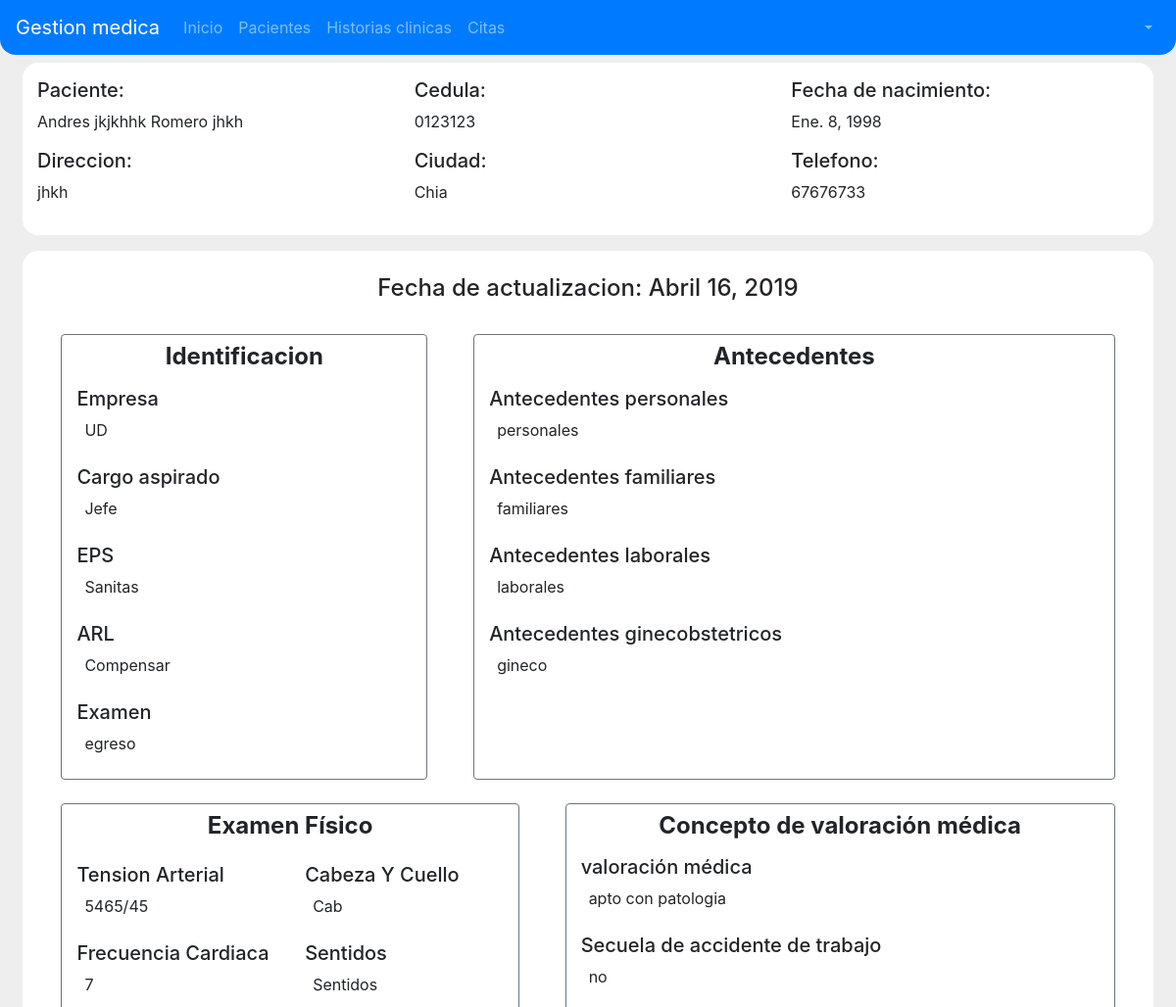
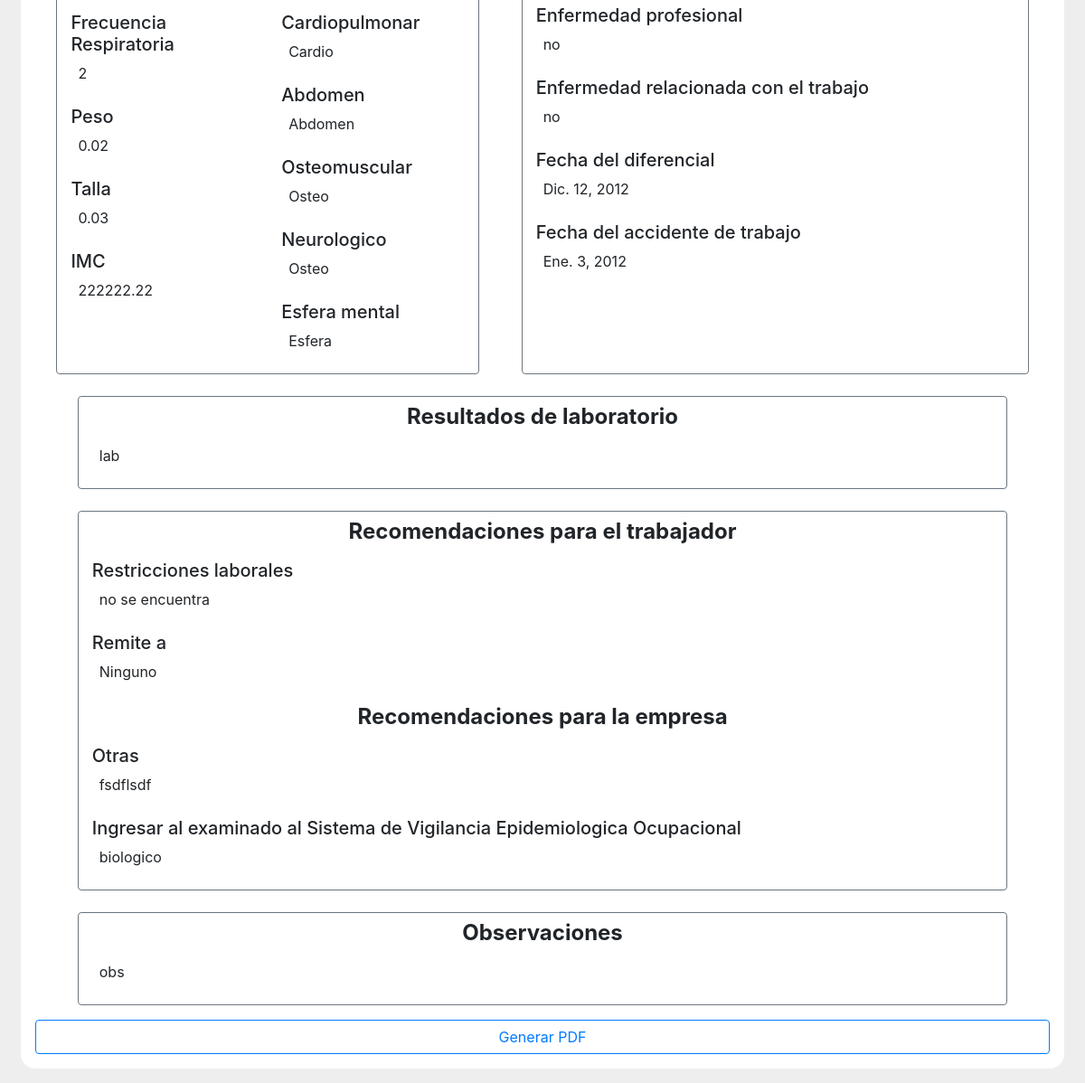
The page /historia-clinica/0123123/1 on the database its author committed (2 pictures, top to bottom).
### pacientes/models.py (models this page shows, shortened)
class Paciente(models.Model):
    estados_civiles = (
        ('soltero', 'Soltero/a'),
        ('casado', 'Casado/a'),
        ('union libre', 'Union libre'),
        ('viudo', 'Viudo/a'),
        ('divorciado', 'Divorciado/a'),
        ('comprometido', 'Comprometido/a')
    )
    sexos = (
        ('masculino', 'Masculino'),
        ('femenino', 'Femenino'),
        ('otro', 'Otro')
    )
    cedula = models.CharField(primary_key=True, max_length=11)
    primer_nombre = models.CharField(max_length=15)
    segundo_nombre = models.CharField(max_length=15, blank=True)
    primer_apellido = models.CharField(max_length=15)
    segundo_apellido = models.CharField(max_length=15)
    direccion = models.CharField(max_length=100)
    ciudad = models.CharField(max_length=50)
    fecha_nacimiento = models.DateField()
    estado_civil = models.CharField(max_length=50, choices=estados_civiles)
    telefono = models.CharField(max_length=10)
    sexo = models.CharField(max_length=15, choices=sexos, default='sexo')
    foto = models.ImageField()

### historiasClinicas/models.py (models this page shows, shortened)
class Actualizacion(models.Model):
    seleccion = (
        ('si','Si'),
        ('no','No')
    )
    tipo_examen = (
        ('Pre-ingreso','Pre-ingreso'),
        ('Periodico','Periodico'),
        ('Egreso','Egreso'),
        ('Cambio labor','Cambio labor'),
        ('Reincorporacion laboral','Reincorporacion laboral'),
        ('Rev. Paraclinicos','Rev. Paraclinicos'),
        ('Manipulacion de alimentos','Manipulacion de alimentos'),
    )
    conceptos_valoracion_medica = (
        ('Apto para desempeñar el cargo sin patologia aparente','Apto para desempeñar el cargo sin patologia aparente'),
        ('Apto para desempañar el cargo con patologia que no limita la labor','Apto para desempañar el cargo con patologia que no limita la labor'),
        ('Apto con restricciones o adaptaciones para la labor','Apto con restricciones o adaptaciones para la labor'),
        ('Aplazado','Aplazado'),
        ('Apto para labor el alturas','Apto para labor el alturas'),
        ('Apto para continuar desempeñando su labor','Apto para continuar desempeñando su labor'),
        ('Examen de retiro','Examen de retiro'),
        ('Apto para manipulación de alimentos','Apto para manipulación de alimentos'),
    )
    restr_laborales = (
        ('no se encuentra','No se encuentra'),
        ('transitorias','Transitorias'),
        ('tiempo','Tiempo'),
        ('permanentes','Permanentes'),
    )
    remitenicia = (
        ('ninguno', 'Ninguno'),
        ('se remite EPS','Se remite a EPS'),
        ('continuar manejo medico EPS','Continuar manejo medico por EPS'),
        ('se remite ARL','Se remite a ARL'),
    )
    opciones_sistema_epidemiologico_ocupacional = (
        ('ergonomico','Ergonómico'),
        ('Psicosocial','Psicosocial'),
        ('auditivo','Autitivo'),
        ('visual','Visual'),
        ('respiratorio','Respitatorio'),
        ('biologico','Biológico'),
        ('quimico','Quimico'),
        ('accidente trabajo','Accidente de trabajo'),
        ('otro','Otro'),
        ('ninguno','Ninguno'),
    )
    fecha_actualizacion = models.DateField(auto_now=True)
    cabecera = models.ForeignKey(
        Cabecera,
        on_delete=models.CASCADE,
    )
    empresa = models.CharField(max_length=100)
    cargo_aspirado = models.CharField(max_length=150)
    eps = models.CharField(max_length=100, verbose_name='EPS')
    arl = models.CharField(max_length=100, verbose_name='ARL')
    examen_actual = models.CharField(max_length=50, choices=tipo_examen, verbose_name='Examen')
    antecedentes_personales=models.TextField()
    antecedentes_laborales=models.TextField()
    antecedentes_familiares=models.TextField()
    antecedentes_ginecobstetricos=models.TextField()
    ta=models.CharField(max_length=9, verbose_name='TA')
    fc=models.IntegerField(verbose_name='FC')
    fr=models.IntegerField(verbose_name='FR')
    peso=models.DecimalField(max_digits=5,decimal_places=2)
    talla=models.DecimalField(max_digits=5,decimal_places=2)
    imc=models.DecimalField(max_digits=60,decimal_places=2,verbose_name='IMC')
    cabeza_y_cuello=models.CharField(max_length=500)
    sentidos=models.CharField(max_length=500)
    cardiopulmonar=models.CharField(max_length=500)
    abdomen=models.CharField(max_length=500)
    osteomuscular=models.CharField(max_length=500)
    neurologico=models.CharField(max_length=500)
    esfera_mental=models.CharField(max_length=500)
    valoracion_medica= models.CharField(
        max_length=50,
        choices=conceptos_valoracion_medica,
        verbose_name='Concepto de valoracion medica',
    )
    secuela_acci_trab=models.CharField(
        max_length=2,
        choices=seleccion,
        verbose_name='Secuela accidente de trabajo'
    )
    enfer_pro=models.CharField(
        max_length=2,
        choices=seleccion,
        verbose_name='Enfermedad profesional'
    )
    enfer_rel_trabajo=models.CharField(
        max_length=2,
        choices=seleccion,
        verbose_name='Enfermedad relacionada con el trabajo'
    )
    fecha_dxco = models.DateField(blank=True,null=True, verbose_name='Fecha del diagnostico')
    fecha_at = models.DateField(blank=True,null=True, verbose_name='Fecha accidente de trabajo')
    resultados_laboratorio=models.TextField(verbose_name='Resultados de laboratorio')
    restricciones_laborales = models.CharField(max_length=50, choices=restr_laborales)
    remite = models.CharField(max_length=50, choices=remitenicia, verbose_name='Se remite a')
    otras=models.TextField(verbose_name='Recomendaciones para la empresa')
    observaciones=models.TextField(verbose_name='Observaciones')
    ingreso_sis_epidem_ocup = models.CharField(
        max_length=50,
        choices=opciones_sistema_epidemiologico_ocupacional,
        verbose_name='Ingresar al trabajador examinado al Sistema de Vigilancia Epidemiológica Ocupacional'
    )

### historiasClinicas/views.py (the view)
# urls.py: re_path(r'^historia-clinica/(?P<pk>[0-9]+)/(?P<pk_A>[0-9]+)$',ActualizacionDetailView.as_view(), name='detalle_actualizacion'),
class ActualizacionDetailView(DetailView):
    model = Actualizacion
    pk_url_kwarg = 'pk_A'
    def get_queryset(self):
        queryset = Actualizacion.objects.filter(id=self.kwargs.get('pk_A'))
        print(queryset.values())
        return queryset
    def get_context_data(self, **kwargs):
        context = super(ActualizacionDetailView, self).get_context_data(**kwargs)
        context['paciente'] = Paciente.objects.get(cedula=self.kwargs['pk'])
        return context

### templates/historiasClinicas/actualizacion_detail.html
{% extends 'base.html' %}
{% load staticfiles %}
{% block style_content %}
    <link rel="stylesheet" href="{% static 'css/historiaClinica.css' %}">
{% endblock style_content %}
{% block content %}
<section id="section-container">
        <div class="container-fluid">
            <div class="row ml-2 mr-2 fila">
                <div class="col-12 col-md-6 col-lg-4">
                    <h5>Paciente:</h6>
                    <p>{{ paciente.primer_nombre }} {{ paciente.segundo_nombre }} {{ paciente.primer_apellido }} {{ paciente.segundo_apellido }}</p>
                </div>
                <div class="col-12 col-md-6 col-lg-4">
                    <h5>Cedula:</h6>
                    <p>{{ paciente.cedula }}</p>
                </div>
                <div class="col-12 col-md-6 col-lg-4">
                    <h5>Fecha de nacimiento: </h6>
                    <p>{{ paciente.fecha_nacimiento }}</p>
                </div>
                <div class="col-12 col-md-6 col-lg-4">
                    <h5>Direccion: </h6>
                    <p>{{ paciente.direccion }}</p>
                </div>
                <div class="col-12 col-md-6 col-lg-4">
                    <h5>Ciudad: </h6>
                        <p>{{ paciente.ciudad }}</p>
                </div>
                <div class="col-12 col-md-6 col-lg-4">
                    <h5>Telefono: </h6>
                        <p>{{ paciente.telefono }}</p>
                </div>
            </div>
        </div>
    </section>
    <section id="section-container">
        <div class="container-fluid">
            <div class="row fila ml-2 mr-2 p-3 justify-content-around">
                <div class="col-12 text-center mb-4 mt-2">
                    <h4>
                        Fecha de actualizacion: {{actualizacion.fecha_actualizacion}}
                    </h4>
                </div>
                <div class="border border-secondary rounded col-12 col-md-6 col-lg-4 mb-3">
                    <h4 class="mb-3 mt-2 text-center font-weight-bold">Identificacion</h4>
                    <h5>Empresa</h5>
                    <p class="ml-2 mb-4">{{actualizacion.empresa}}</p>
                    <h5>Cargo aspirado</h5>
                    <p class="ml-2 mb-4">{{actualizacion.cargo_aspirado}}</p>
                    <h5>EPS</h5>
                    <p class="ml-2 mb-4">{{actualizacion.eps}}</p>
                    <h5>ARL</h5>
                    <p class="ml-2 mb-4">{{actualizacion.arl}}</p>
                    <h5>Examen</h5>
                    <p class="ml-2 mb-4">{{actualizacion.get_examen_actual_display}}</p>
                </div>
                <div class="border border-secondary rounded col-12 col-md-6 col-lg-7 mb-3">
                    <h4 class="mb-3 mt-2 text-center font-weight-bold">Antecedentes</h4>
                    <h5>Antecedentes personales</h5>
                    <p class="ml-2 mb-4 text-justify">{{actualizacion.antecedentes_personales}}</p>
                    <h5>Antecedentes familiares</h5>
                    <p class="ml-2 mb-4 text-justify">{{actualizacion.antecedentes_familiares}}</p>
                    <h5>Antecedentes laborales</h5>
                    <p class="ml-2 mb-4 text-justify">{{actualizacion.antecedentes_laborales}}</p>
                    <h5>Antecedentes ginecobstetricos</h5>
                    <p class="ml-2 mb-4 text-justify">{{actualizacion.antecedentes_ginecobstetricos}}</p>
                </div>
                <div class="border border-secondary rounded col-12 col-lg-5 mb-3 mt-2">
                        <h4 class="mb-3 mt-2 text-center font-weight-bold">Examen Físico</h4>
                        <div class="row">
                            <div class="col-12 col-lg-6 mt-2">
                                    <h5>Tension Arterial</h5>
                                    <p class="ml-2 mb-4 text-justify">{{actualizacion.ta}}</p>
                                    <h5>Frecuencia Cardiaca</h5>
                                    <p class="ml-2 mb-4 text-justify">{{actualizacion.fc}}</p>
                                    <h5>Frecuencia Respiratoria</h5>
                                    <p class="ml-2 mb-4 text-justify">{{actualizacion.fr}}</p>
                                    <h5>Peso</h5>
                                    <p class="ml-2 mb-4 text-justify">{{actualizacion.peso}}</p>
                                    <h5>Talla</h5>
                                    <p class="ml-2 mb-4 text-justify">{{actualizacion.talla}}</p>
                                    <h5>IMC</h5>
                                    <p class="ml-2 mb-4 text-justify">{{actualizacion.imc}}</p>
                            </div>
                            <div class="col-12 col-lg-6 mt-2">
                                    <h5>Cabeza Y Cuello</h5>
                                    <p class="ml-2 mb-4 text-justify">{{actualizacion.cabeza_y_cuello}}</p>
                                    <h5>Sentidos</h5>
                                    <p class="ml-2 mb-4 text-justify">{{actualizacion.sentidos}}</p>
                                    <h5>Cardiopulmonar</h5>
                                    <p class="ml-2 mb-4 text-justify">{{actualizacion.cardiopulmonar}}</p>
                                    <h5>Abdomen</h5>
                                    <p class="ml-2 mb-4 text-justify">{{actualizacion.abdomen}}</p>
                                    <h5>Osteomuscular</h5>
                                    <p class="ml-2 mb-4 text-justify">{{actualizacion.osteomuscular}}</p>
                                    <h5>Neurologico</h5>
                                    <p class="ml-2 mb-4 text-justify">{{actualizacion.neurologico}}</p>
                                    <h5>Esfera mental</h5>
                                    <p class="ml-2 mb-4 text-justify">{{actualizacion.esfera_mental}}</p>
                            </div>
                        </div>
                </div>
                <div class="border border-secondary rounded col-12 col-lg-6 mb-3 mt-2">
                        <h4 class="mb-3 mt-2 text-center font-weight-bold">Concepto de valoración médica</h4>
                        <h5>valoración médica</h5>
                        <p class="ml-2 mb-4 text-justify">{{actualizacion.valoracion_medica}}</p>
                        <h5>Secuela de accidente de trabajo</h5>
                        <p class="ml-2 mb-4 text-justify">{{actualizacion.secuela_acci_trab}}</p>
                        <h5>Enfermedad profesional</h5>
                        <p class="ml-2 mb-4 text-justify">{{actualizacion.enfer_pro}}</p>
                        <h5>Enfermedad relacionada con el trabajo</h5>
                        <p class="ml-2 mb-4 text-justify">{{actualizacion.enfer_rel_trabajo}}</p>
                        <h5>Fecha del diferencial</h5>
                        <p class="ml-2 mb-4 text-justify">{{actualizacion.fecha_dxco}}</p>
                        <h5>Fecha del accidente de trabajo</h5>
                        <p class="ml-2 mb-4 text-justify">{{actualizacion.fecha_at}}</p>
                </div>
                <div class="border border-secondary rounded col-11 mt-2 mb-3">
                        <h4 class="mb-3 mt-2 text-center font-weight-bold">Resultados de laboratorio</h4>
                        <p class="ml-2 mb-4 text-justify">{{actualizacion.resultados_laboratorio}}</p>
                </div>
                <div class="border border-secondary rounded col-11 mb-3 mt-2">
                        <h4 class="mb-3 mt-2 text-center font-weight-bold">Recomendaciones para el trabajador</h4>
                        <h5>Restricciones laborales</h5>
                        <p class="ml-2 mb-4 text-justify">{{actualizacion.restricciones_laborales}}</p>
                        <h5>Remite a</h5>
                        <p class="ml-2 mb-4 text-justify">{{actualizacion.get_remite_display}}</p>
                        <h4 class="mb-3 mt-2 text-center font-weight-bold">Recomendaciones para la empresa</h4>
                        <h5>Otras</h5>
                        <p class="ml-2 mb-4 text-justify">{{actualizacion.otras}}</p>
                        <h5>Ingresar al examinado al Sistema de Vigilancia Epidemiologica Ocupacional</h5>
                        <p class="ml-2 mb-4 text-justify">{{actualizacion.ingreso_sis_epidem_ocup}}</p>
                </div>
                <div class="border border-secondary rounded col-11 mt-2 mb-3">
                    <h4 class="mb-3 mt-2 text-center font-weight-bold">Observaciones</h4>
                    <p class="ml-2 mb-4 text-justify">{{actualizacion.observaciones}}</p>
                </div>
                <a href="{% url 'historias_clinicas:reporte_pdf' pk=paciente.cedula pk_A=actualizacion.id %}" class="btn btn-outline-primary btn-block"> Generar PDF </a>
            </div>
        </div>
    </section>
{% endblock content %}

### static/css/base.css (style rules this page uses)
* { font-size: 16px; }
body { background-color: #eee; }

### historiasClinicas/static/css/historiaClinica.css (style rules this page uses)
#section-container { margin: 1em 0; }
.fila { padding: 1em 0; background: white; border-radius: 1em; }

### rows shown on the page
Paciente: primer_nombre "Andres", segundo_nombre "jkjkhhk", primer_apellido "Romero", segundo_apellido "jhkh", cedula "0123123", fecha_nacimiento "Ene. 8, 1998", direccion "jhkh", ciudad "Chia", telefono "67676733"
Actualizacion: fecha_actualizacion "Abril 16, 2019", empresa "UD", cargo_aspirado "Jefe", eps "Sanitas", arl "Compensar", examen_actual "egreso", antecedentes_personales "personales", antecedentes_familiares "familiares", antecedentes_laborales "laborales", antecedentes_ginecobstetricos "gineco", ta "5465/45", fc "7", fr "2", peso "0.02", talla "0.03", imc "222222.22", cabeza_y_cuello "Cab", sentidos "Sentidos", cardiopulmonar "Cardio", abdomen "Abdomen", osteomuscular "Osteo", neurologico "Osteo", esfera_mental "Esfera", valoracion_medica "apto con patologia", secuela_acci_trab "no", enfer_pro "no", enfer_rel_trabajo "no", fecha_dxco "Dic. 12, 2012", fecha_at "Ene. 3, 2012", resultados_laboratorio "lab", restricciones_laborales "no se encuentra", remite "Ninguno", otras "fsdflsdf", ingreso_sis_epidem_ocup "biologico", observaciones "obs"
